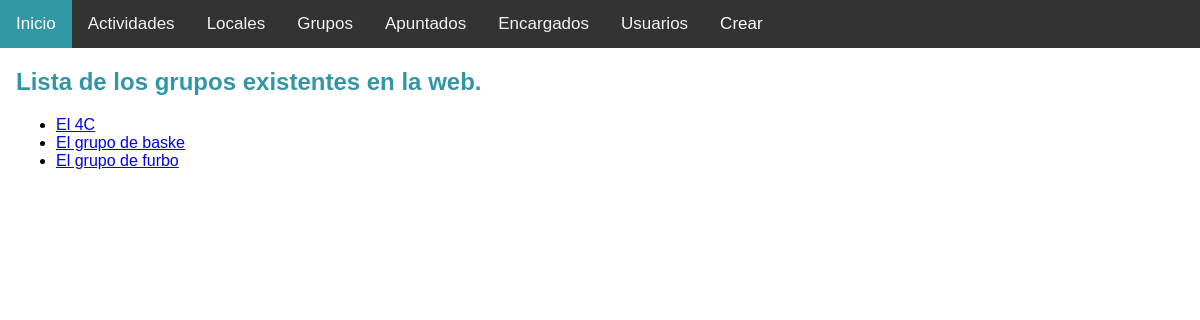
Before: /grupo/ with the older database file.
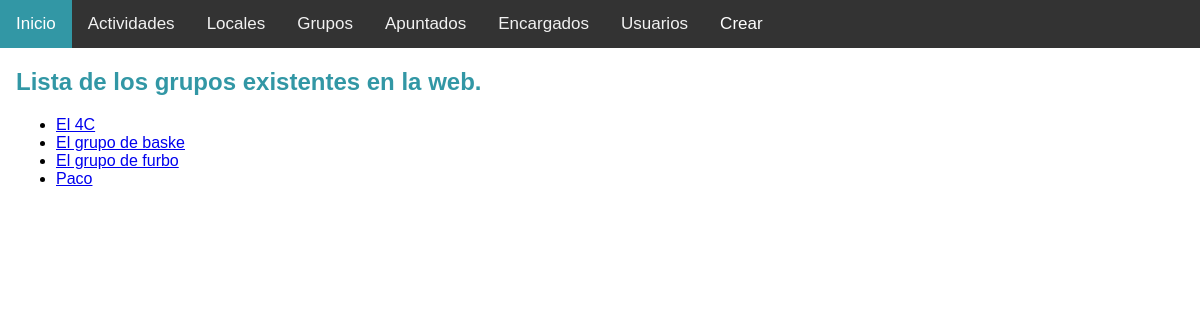
After: the same page with the newer database file.
### findysport_app/models.py (models this page shows, shortened)
class Grupo(models.Model):
    actividad = models.ForeignKey(Actividad, on_delete=CASCADE)
    nombre = models.CharField(max_length=30)
    horas = models.CharField(max_length=30)
    encargado = models.ForeignKey(Encargado, on_delete=CASCADE)
    espacio = models.IntegerField(default=0)
    espacio_max = models.IntegerField(default=15)
    def get_absolute_url(self):
        return reverse('grupo-detail', kwargs={'pk': self.pk})

### findysport_app/views.py (the view)
# urls.py: path('grupo/', GrupoListView.as_view(), name = "grupo-list"),
class GrupoListView(ListView):
    model = Grupo

### findysport_app/templates/findysport_app/grupo_list.html (shortened to what this page needs)
{% extends "base.html" %}
{% block content %}
<h2>Lista de los grupos existentes en la web.</h2>
<ul>
    {% for grupo in object_list %}
    <li>
    <a href="{{ grupo.get_absolute_url }}">{{ grupo.nombre }}</a>
    </li>
    {% endfor %}
</ul>
{% endblock %}

Changed rows visible on the page:
added Grupo: nombre "Paco"
